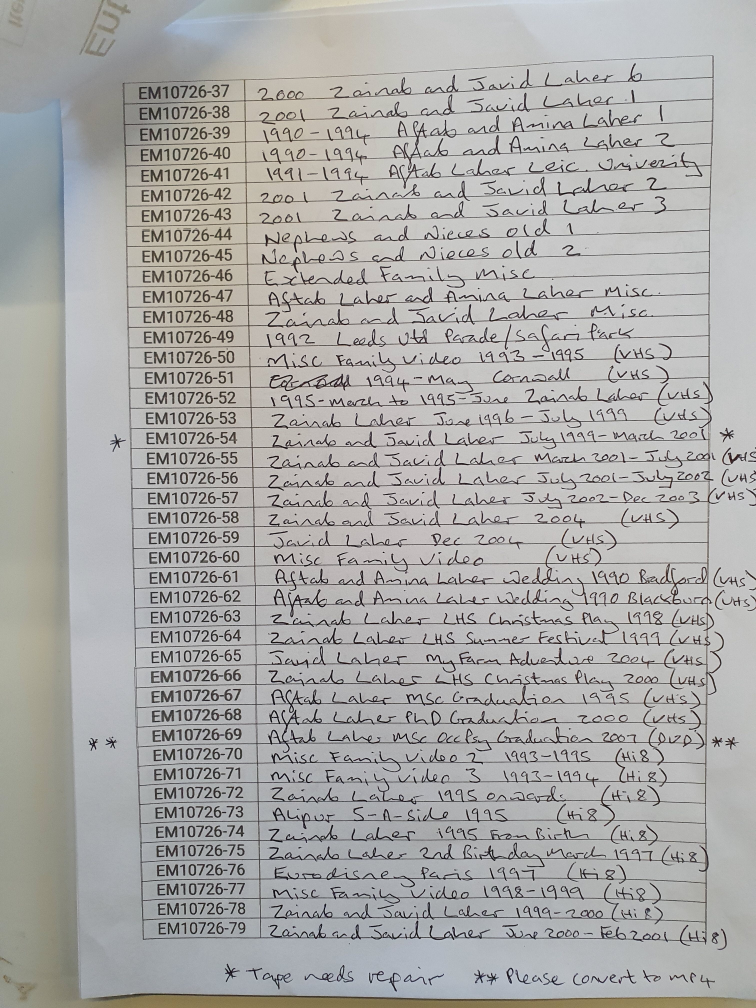
#> input picture 20220113_100235.jpg, 3024 x 4032 px, found by its file name (shown at 1/4 size)
$ python basicname.py
#> lines starting #> are read from the running program, lines starting #| are printed output that depends on the picture; after the words box and inside, x2 and y2 are one past the last pixel; in counts of white or black regions, pixels touching at a corner belong together; long printed decimals are rounded
import cv2
import matplotlib.pyplot as plt
file=r"C:/Users/jude/Pictures/OCR/20220113_100235.jpg"
img = cv2.imread(file,0)
kernel = cv2.getStructuringElement(cv2.MORPH_RECT, (2, 2))
img_bin2 = 255-img
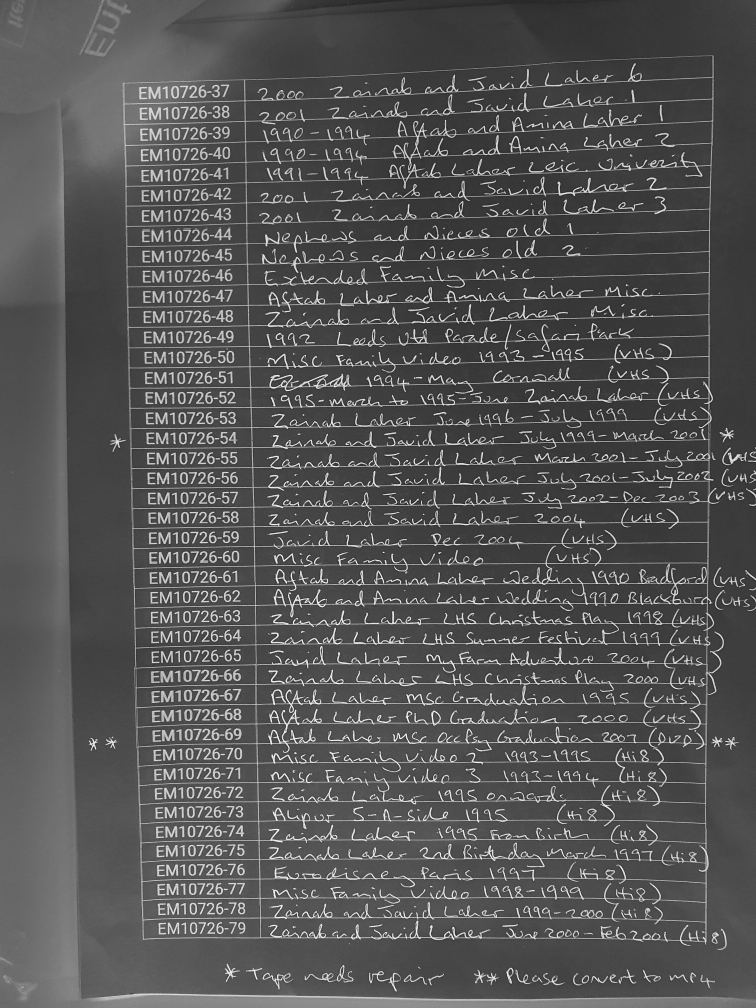
#> img_bin2: shape (4032, 3024) (shown at 1/4 size); min 8, max 255, mean 84.5
thresh1,img_bin_otsu = cv2.threshold(img_bin2,128,255,cv2.THRESH_BINARY | cv2.THRESH_OTSU)
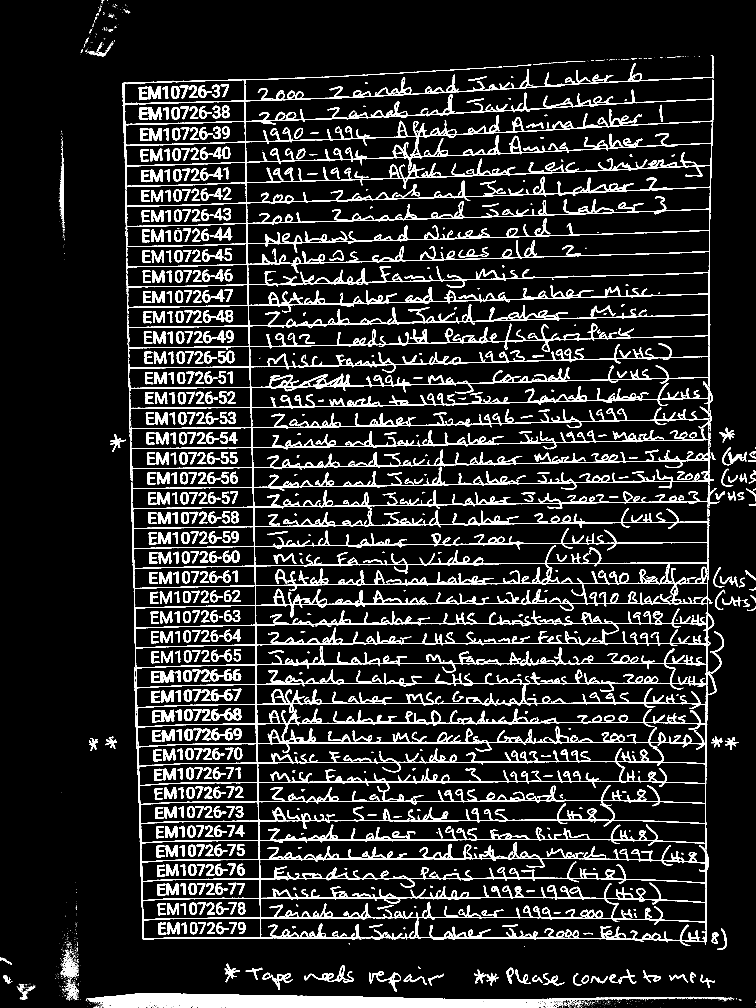
#> img_bin_otsu: shape (4032, 3024) (shown at 1/4 size); 10.4% white; 2318 white regions (1418 under 20 px), largest, box (x1, y1, x2, y2) and area: (489, 253, 2878, 3783) 797060, (350, 3973, 2804, 4032) 75189, (238, 628, 257, 892) 2342
#> thresh1 = 132
import numpy as np
vertical_kernel = cv2.getStructuringElement(cv2.MORPH_RECT, (1, np.array(img).shape[1]//100))
eroded_image = cv2.erode(img_bin_otsu, vertical_kernel, iterations=3)
#> eroded_image: shape (4032, 3024); 0.06% white in thin lines or dots, all inside (x1, y1, x2, y2) = (247, 363, 2845, 4032)
vertical_lines = cv2.dilate(eroded_image, vertical_kernel, iterations=3)
#> vertical_lines: shape (4032, 3024); 0.17% white; 65 white regions, largest, box (x1, y1, x2, y2) and area: (1030, 3071, 1044, 3756) 2411, (493, 333, 504, 761) 2013, (2835, 608, 2845, 1325) 1739
hor_kernel = cv2.getStructuringElement(cv2.MORPH_RECT, (np.array(img).shape[1]//100, 1))
horizontal_lines = cv2.erode(img_bin_otsu, hor_kernel, iterations=5)
#> horizontal_lines: shape (4032, 3024); 0.69% white in thin lines or dots, all inside (x1, y1, x2, y2) = (425, 411, 2766, 4031)
horizontal_lines = cv2.dilate(horizontal_lines, hor_kernel, iterations=5)
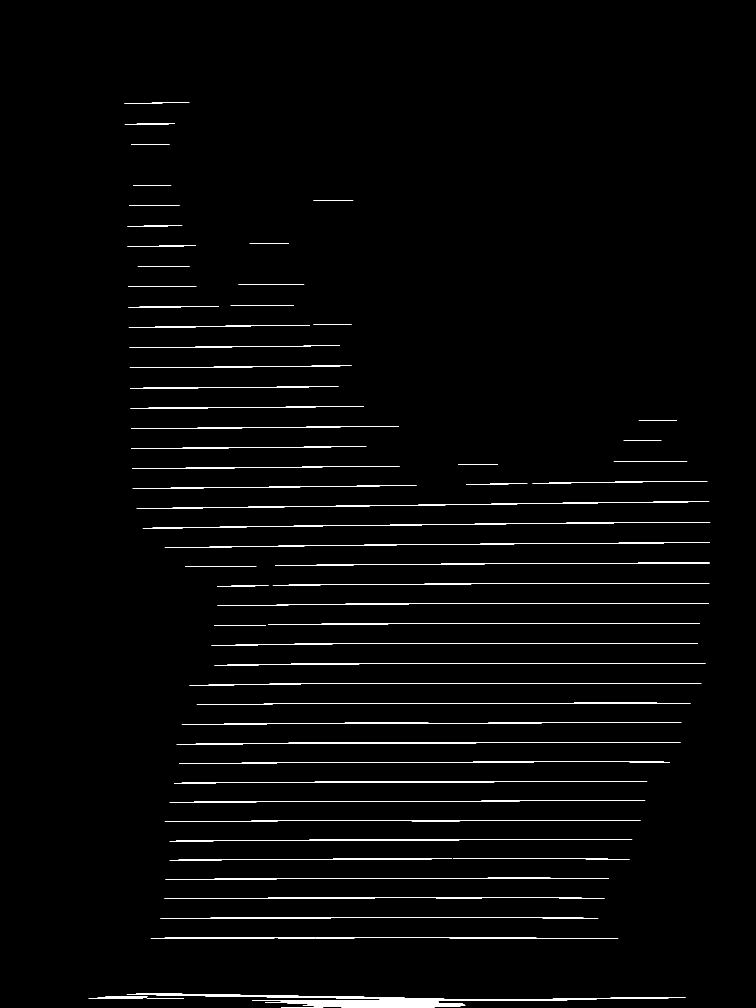
#> horizontal_lines: shape (4032, 3024) (shown at 1/4 size); 1.3% white; 73 white regions, largest, box (x1, y1, x2, y2) and area: (507, 3975, 2743, 4004) 14369, (1008, 4000, 1861, 4029) 13815, (546, 2007, 2837, 2034) 5479
vertical_horizontal_lines = cv2.addWeighted(vertical_lines, 0.5, horizontal_lines, 0.5, 0.0)
vertical_horizontal_lines = cv2.erode(~vertical_horizontal_lines, kernel, iterations=3)
thresh, vertical_horizontal_lines = cv2.threshold(vertical_horizontal_lines,128,255, cv2.THRESH_BINARY | cv2.THRESH_OTSU)
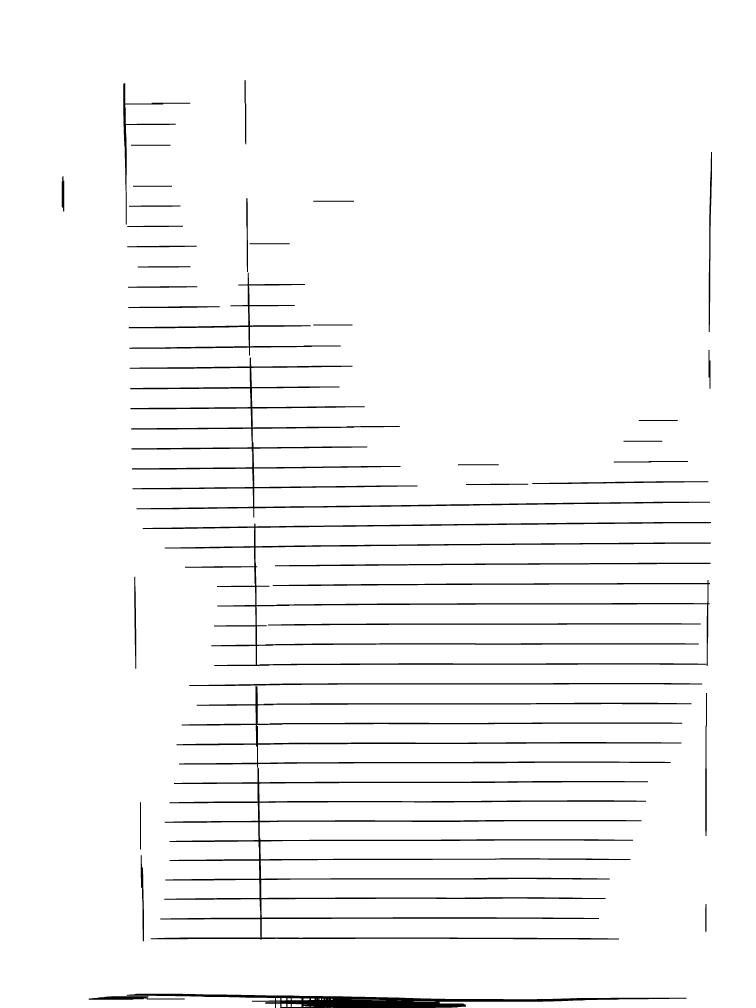
#> vertical_horizontal_lines: shape (4032, 3024) (shown at 1/4 size); 96.8% white; 39 black regions
#> thresh = 127
bitxor = cv2.bitwise_xor(img,vertical_horizontal_lines)
bitnot = cv2.bitwise_not(bitxor)
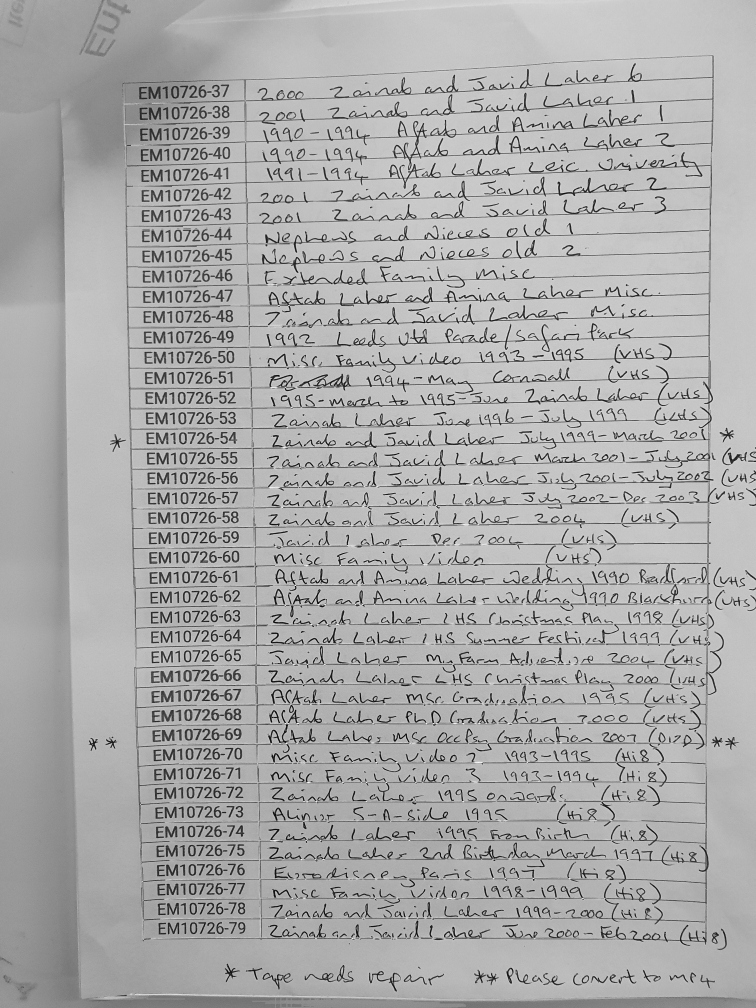
#> bitnot: shape (4032, 3024) (shown at 1/4 size); min 0, max 255, mean 171.2
import pytesseract
contours, hierarchy = cv2.findContours(vertical_horizontal_lines, cv2.RETR_TREE, cv2.CHAIN_APPROX_SIMPLE)
#> contours = 67 contours, 14 with area under 20; largest, box (x1, y1, x2, y2) and area: (0, 0, 3024, 4032) 12138330, (602, 3070, 2593, 3760) 108666, (570, 2087, 2845, 2665) 84726, (518, 1429, 2841, 2071) 62468, (705, 2743, 2767, 3071) 52422
boundingBoxes = [cv2.boundingRect(contour) for contour in contours]
#> boundingBoxes = 67 items, first 6: (1325, 4030, 5, 2), (1314, 4030, 1, 2), (1300, 4030, 2, 2), (1244, 4026, 11, 2), (1214, 4024, 24, 4), (1214, 4019, 15, 1)
(contours, boundingBoxes) = zip(*sorted(zip(contours, boundingBoxes),key=lambda x:x[1][1]))
#> boundingBoxes = 67 items, first 6: (0, 0, 3024, 4032), (977, 320, 9, 258), (492, 332, 270, 433), (523, 578, 160, 6), (2834, 607, 15, 722), (246, 704, 12, 143)
boxes = []
for contour in contours:
  x, y, w, h = cv2.boundingRect(contour)
  if (w<1000 and h<500):
    image = cv2.rectangle(img,(x,y),(x+w,y+h),(0,255,0),2)
    boxes.append([x,y,w,h])
#> this loop made 67 passes
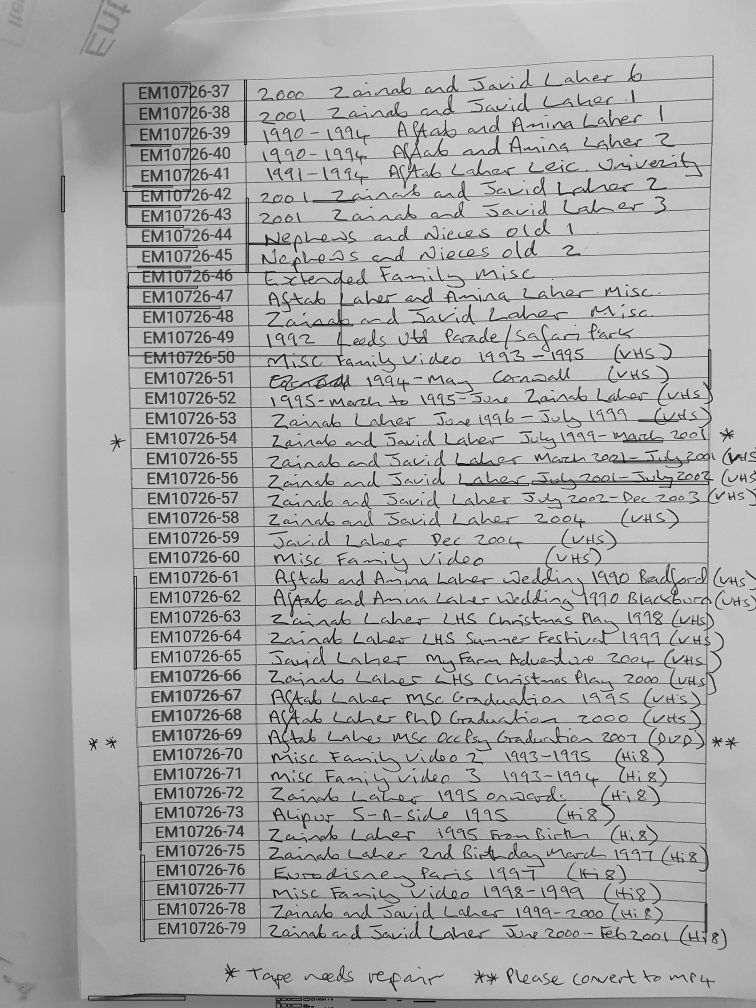
#> img: shape (4032, 3024) (shown at 1/4 size); min 0, max 247, mean 169.8
#> after the loop, boxes = 57 items, first 6: [977, 320, 9, 258], [492, 332, 270, 433], [523, 578, 160, 6], [246, 704, 12, 143], [531, 742, 158, 6], [502, 764, 6, 135]
plotting = plt.imshow(image,cmap='gray')
plt.title("Identified contours")
plt.show()
rows=[]
columns=[]
heights = [boundingBoxes[i][3] for i in range(len(boundingBoxes))]
#> heights = 67 values, max 4032 at index 0, min 1 at index 53, mean 159.4
mean = np.mean(heights)
#> mean = 159.4
print(mean)
#| 159.448
columns.append(boxes[0])
previous=boxes[0]
#> previous = [977, 320, 9, 258]
for i in range(1,len(boxes)):
  if(boxes[i][1]<=previous[1]+mean/2):
    columns.append(boxes[i])
    previous=boxes[i]
    if(i==len(boxes)-1):
      rows.append(columns)
  else:
    rows.append(columns)
    columns=[]
    previous = boxes[i]
    columns.append(boxes[i])
#> this loop made 56 passes
#> previous on passes 1 to 8: [492, 332, 270, 433], [523, 578, 160, 6], [246, 704, 12, 143], [531, 742, 158, 6], [502, 764, 6, 135], [984, 792, 9, 297], [1252, 802, 165, 6], [515, 821, 208, 7]
#> after the loop, rows = 15 items
print("Rows")
for row in rows:
  print(row)
#> this loop made 15 passes
#> row on passes 1, 2, 4, 6, 7, 8, 9: [[977, 320, 9, 258], [492, 332, 270, 433]], [[523, 578, 160, 6]], [[508, 902, 225, 7], [997, 972, 163, 6], [508, 982, 280, 8]], [[512, 1224, 368, 9], [1252, 1297, 159, 6]], [[2833, 1399, 10, 157]], [[2554, 1679, 158, 6]], [[2493, 1762, 157, 6]]
#> (printed output is left out)
total_cells=0
for i in range(len(row)):
  if len(row[i]) > total_cells:
    total_cells = len(row[i])
#> this loop made 29 passes
#> total_cells on pass 1: 4
#> after the loop, total_cells = 4
print(total_cells)
#| 4
#> (the run stopped early here; a loop or call above may not have finished)

$ run again, with 20220113_100239.jpg copied over 20220113_100235.jpg
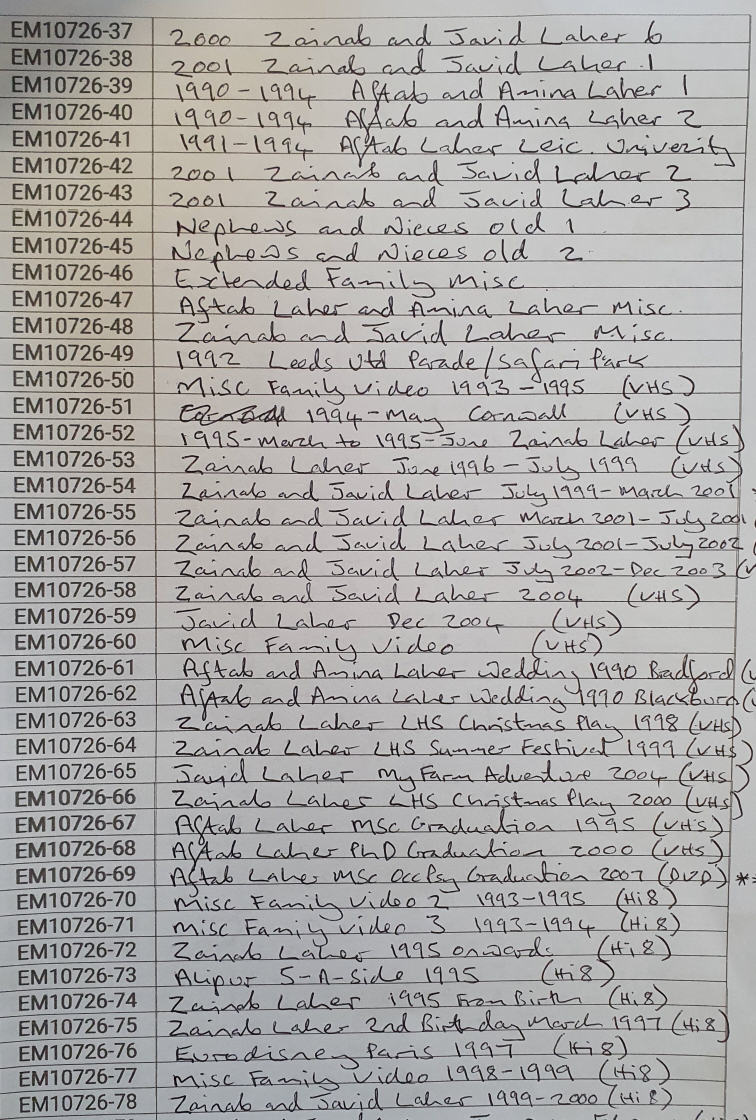
#> input picture 20220113_100239.jpg, 2268 x 3360 px, found by its file name (shown at 1/3 size)
#> `thresh1,img_bin_otsu = cv2.threshold(img_bin2,128,255,cv2.THRESH_BINAR..`:
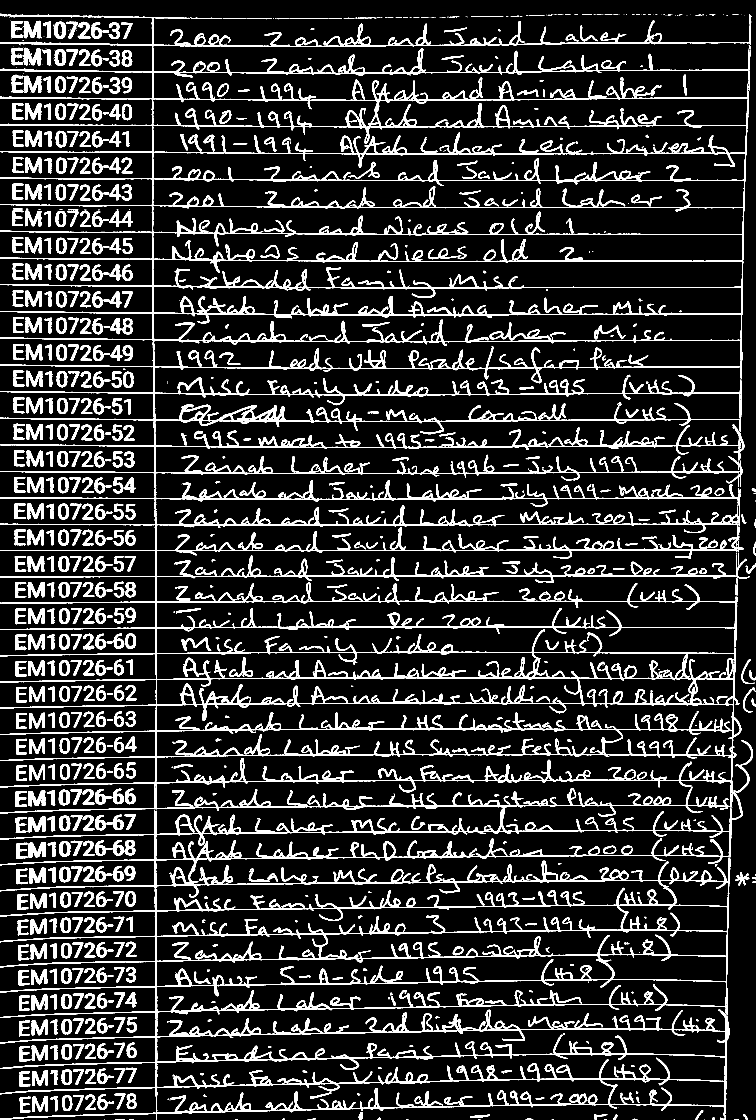
#> img_bin_otsu: shape (3360, 2268) (shown at 1/3 size); 14% white; 1013 white regions (267 under 20 px), largest, box (x1, y1, x2, y2) and area: (0, 141, 2251, 3360) 708129, (0, 43, 2254, 141) 18602, (70, 63, 124, 116) 1778
#> thresh1 = 130
#> eroded_image: shape (3360, 2268); 0.12% white; 40 white regions (18 under 20 px), largest, box (x1, y1, x2, y2) and area: (461, 1172, 470, 2316) 2734, (456, 492, 463, 1139) 1547, (467, 3067, 471, 3360) 958
#> vertical_lines: shape (3360, 2268); 0.21% white; 27 white regions, largest, box (x1, y1, x2, y2) and area: (456, 303, 470, 2349) 6500, (2223, 481, 2236, 1061) 1571, (465, 2663, 470, 3060) 1238
#> thresh = 127
#> contours = 49 contours, 1 with area under 20; largest, box (x1, y1, x2, y2) and area: (0, 0, 2268, 3360) 3954304, (0, 2198, 468, 3360) 509786, (462, 540, 2232, 622) 133094, (463, 862, 2225, 944) 131665, (462, 701, 2228, 783) 131500
#> `boundingBoxes = [cv2.boundingRect(contour) for contour in contours]`: boundingBoxes = 49 items, first 6: (467, 2353, 1, 12), (472, 2268, 1724, 79), (0, 2198, 468, 1162), (166, 3268, 112, 6), (166, 3192, 113, 6), (472, 2191, 1725, 78)
#> `(contours, boundingBoxes) = zip(*sorted(zip(contours, boundingBoxes),k..`: boundingBoxes = 49 items, first 6: (0, 0, 2268, 3360), (0, 51, 457, 83), (0, 133, 457, 81), (0, 215, 457, 80), (0, 298, 457, 77), (0, 379, 457, 77)
#> the loop `for contour in contours:` made 49 passes
#> after the loop `for contour in contours:`:
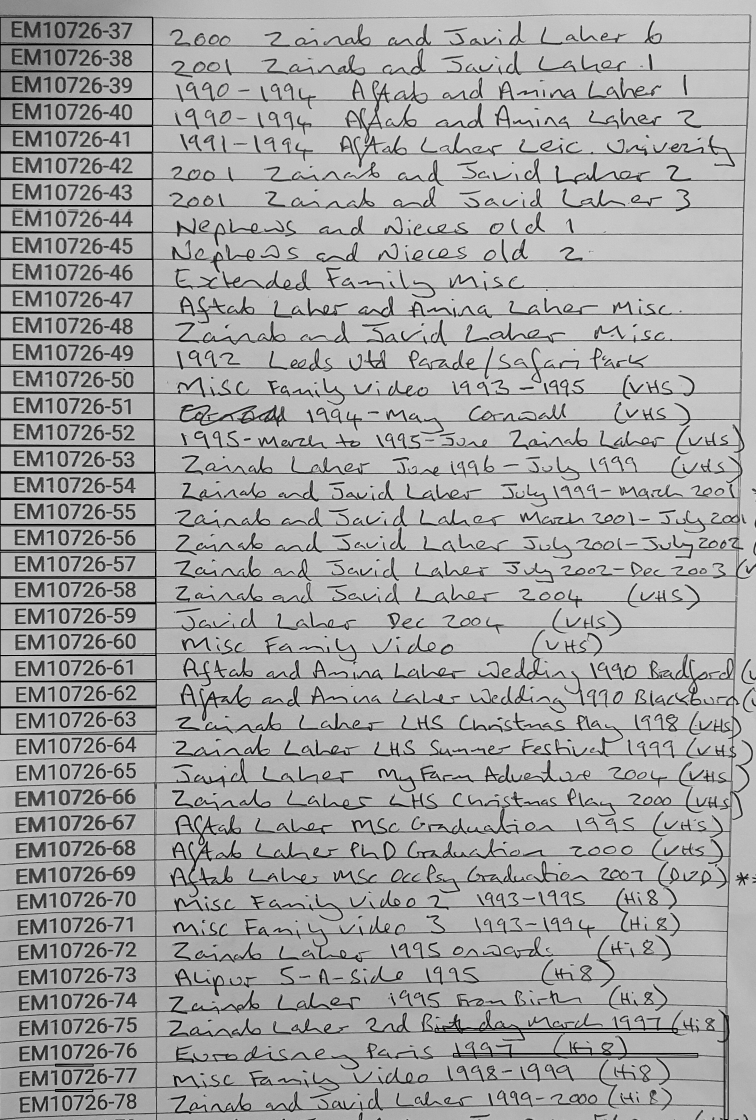
#> img: shape (3360, 2268) (shown at 1/3 size); min 0, max 242, mean 167.7
#> after the loop `for contour in contours:`: boxes = 33 items, first 6: [0, 51, 457, 83], [0, 133, 457, 81], [0, 215, 457, 80], [0, 298, 457, 77], [0, 379, 457, 77], [0, 459, 456, 77]
#> heights = 49 values, max 3360 at index 0, min 6 at index 46, mean 164.5
#> mean = 164.5
#| 164.490
#> `previous=boxes[0]`: previous = [0, 51, 457, 83]
#> the loop `for i in range(1,len(boxes)):` made 32 passes
#> previous on passes 1 to 8: [0, 133, 457, 81], [0, 215, 457, 80], [0, 298, 457, 77], [0, 379, 457, 77], [0, 459, 456, 77], [0, 538, 456, 78], [0, 618, 457, 78], [0, 698, 456, 79]
#> after the loop `for i in range(1,len(boxes)):`: rows = 4 items
#> the loop `for row in rows:` made 4 passes
#> row on passes 1, 3: [[0, 51, 457, 83], [0, 133, 457, 81], [0, 215, 457, 80]], [[467, 2353, 1, 12]]
#> (printed output is left out)
#> the loop `for i in range(len(row)):` made 5 passes
#> total_cells on pass 1: 4
#> after the loop `for i in range(len(row)):`: total_cells = 4
#| 4
